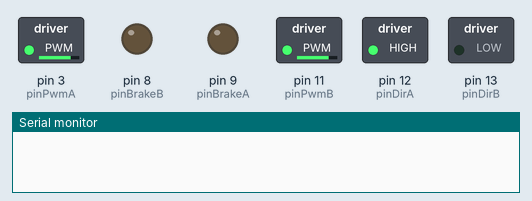
Bench run of a sketch on a simulated Arduino Uno, built with avr-gcc and run on an emulated ATmega328P. On the bench: switched loads named in the sketch (green lamp = pin HIGH), output pins drawn as LEDs (lit = HIGH), the last lines printed to the serial monitor.

Above: at 0.05 s.
At 2.45 s:
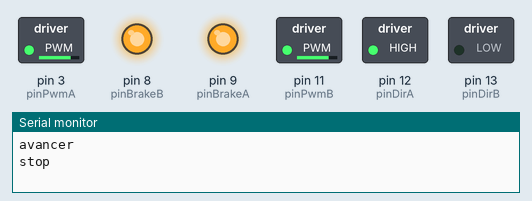
Timing chart, 0 to 3.0 s (numbered marks = the images above):
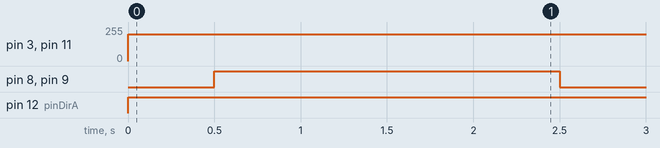

The sketch:

programmeTestMoteur.ino
```cpp
#include <SPI.h>


const int pinDirA = 12;
const int pinDirB = 13;
const int pinPwmA = 3;
const int pinPwmB = 11;
const int pinBrakeA = 9;
const int pinBrakeB = 8;

const int motorSpeed = 200;
const int stepsDelay = 500;

void setup() {
  //Initialize serial and wait for port to open:
  //Put motor shield pins as output
  pinMode(pinDirA, OUTPUT);
  pinMode(pinPwmA, OUTPUT);
  pinMode(pinBrakeA, OUTPUT);
  pinMode(pinDirB, OUTPUT);
  pinMode(pinPwmB, OUTPUT);
  pinMode(pinBrakeB, OUTPUT);
  brake();

  Serial.begin(9600);

}


void loop() {
  goDown();
  delay(1000);
  //goUp();
  delay(1000);
}


void goDown(void) {
  motorAforward();
  motorBforward();
  delay(stepsDelay);
  Serial.println("avancer");
  brake();
}

void goUp(void) {
  motorBbackward();
  motorBbackward();
  delay(stepsDelay);
  Serial.println("reculer");
  brake();
}

void goLeft(void) {
  motorAforward();
  motorBbackward();
  delay(2*stepsDelay);
  brake();
}

void goRight(void) {
  motorBforward();
  motorAbackward();
  delay(2*stepsDelay);
  brake();
}

void motorAforward(void) {
  digitalWrite(pinDirA, HIGH); //Establishes forward direction of Channel A
  digitalWrite(pinBrakeA, LOW);   //Disengage the Brake for Channel A
  analogWrite(pinPwmA, motorSpeed);   //Spins the motor on Channel A at full motorSpeed
}

void motorAbackward(void) {
  digitalWrite(pinDirA, LOW); //Establishes forward direction of Channel A
  digitalWrite(pinBrakeA, LOW);   //Disengage the Brake for Channel A
  analogWrite(pinPwmA, motorSpeed);   //Spins the motor on Channel A at full motorSpeed
}

void motorBforward(void) {
  digitalWrite(pinDirB, LOW); //Establishes forward direction of Channel A
  digitalWrite(pinBrakeB, LOW);   //Disengage the Brake for Channel A
  analogWrite(pinPwmB, motorSpeed);   //Spins the motor on Channel A at full motorSpeed
}

void motorBbackward(void) {
  digitalWrite(pinDirB, HIGH); //Establishes forward direction of Channel A
  digitalWrite(pinBrakeB, LOW);   //Disengage the Brake for Channel A
  analogWrite(pinPwmB, motorSpeed);   //Spins the motor on Channel A at full motorSpeed
}

void brake(void) {
  digitalWrite(pinBrakeA, HIGH);   //Engage the Brake for Channel A
  digitalWrite(pinBrakeB, HIGH);   //Engage the Brake for Channel B
  Serial.println("stop");
}
```

Measured:
- by itself, pin 3 (pinPwmA), pin 11 (pinPwmB): 0/255 → 200/255 at 0.00 s
- by itself, pin 8 (pinBrakeB), pin 9 (pinBrakeA): alternates HIGH for 2.0 s and LOW for 0.50 s
- by itself, pin 12 (pinDirA): LOW → HIGH at 0.00 s
